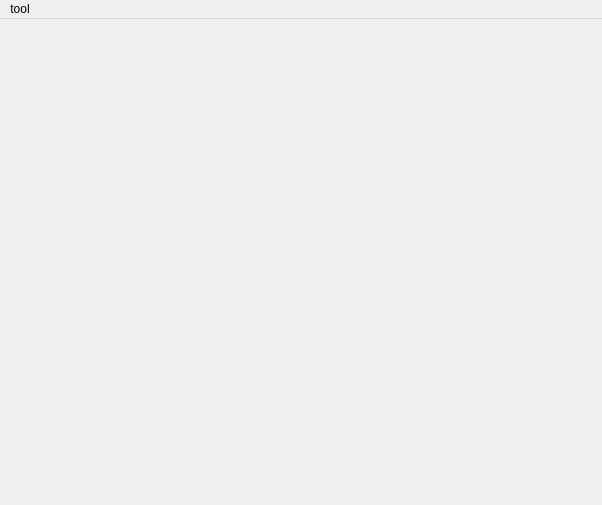
<?xml version="1.0" encoding="UTF-8"?>
<ui version="4.0">
 <class>MainScene</class>
 <widget class="QMainWindow" name="MainScene">
  <property name="geometry">
   <rect>
    <x>0</x>
    <y>0</y>
    <width>602</width>
    <height>505</height>
   </rect>
  </property>
  <property name="windowTitle">
   <string>MainScene</string>
  </property>
  <widget class="QWidget" name="centralWidget"/>
  <widget class="QMenuBar" name="menuBar">
   <property name="geometry">
    <rect>
     <x>0</x>
     <y>0</y>
     <width>602</width>
     <height>26</height>
    </rect>
   </property>
   <widget class="QMenu" name="menutool">
    <property name="title">
     <string>tool</string>
    </property>
    <addaction name="Quit"/>
   </widget>
   <addaction name="menutool"/>
  </widget>
  <action name="Quit">
   <property name="text">
    <string>quit</string>
   </property>
  </action>
 </widget>
 <layoutdefault spacing="6" margin="11"/>
 <resources/>
 <connections/>
</ui>
